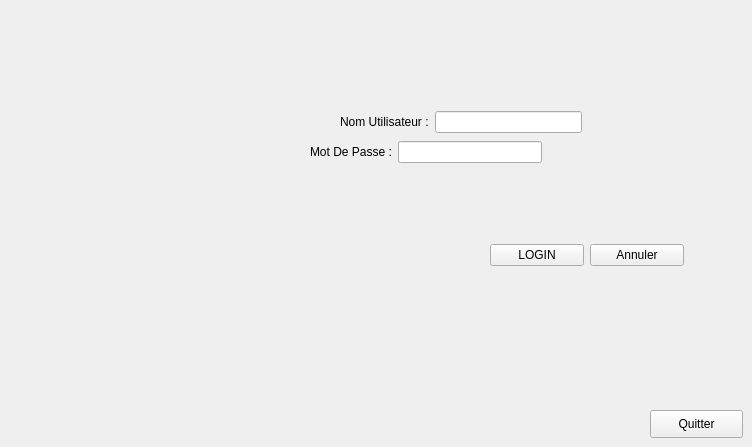
    <widget class="QWidget" name="page">
     <widget class="QWidget" name="layoutWidget">
      <property name="geometry">
       <rect>
        <x>340</x>
        <y>110</y>
        <width>242</width>
        <height>24</height>
       </rect>
      </property>
      <layout class="QHBoxLayout" name="horizontalLayout">
       <item>
        <widget class="QLabel" name="label">
         <property name="text">
          <string>Nom Utilisateur :</string>
         </property>
        </widget>
       </item>
       <item>
        <widget class="QLineEdit" name="nomUC"/>
       </item>
      </layout>
     </widget>
     <widget class="QWidget" name="layoutWidget_2">
      <property name="geometry">
       <rect>
        <x>490</x>
        <y>240</y>
        <width>194</width>
        <height>30</height>
       </rect>
      </property>
      <layout class="QHBoxLayout" name="horizontalLayout_3">
       <item>
        <widget class="QPushButton" name="login">
         <property name="text">
          <string>LOGIN</string>
         </property>
        </widget>
       </item>
       <item>
        <widget class="QPushButton" name="annulerC">
         <property name="text">
          <string>Annuler</string>
         </property>
        </widget>
       </item>
      </layout>
     </widget>
     <widget class="QPushButton" name="quitterP">
      <property name="geometry">
       <rect>
        <x>650</x>
        <y>410</y>
        <width>93</width>
        <height>28</height>
       </rect>
      </property>
      <property name="text">
       <string>Quitter</string>
      </property>
     </widget>
     <widget class="QWidget" name="layoutWidget_3">
      <property name="geometry">
       <rect>
        <x>310</x>
        <y>140</y>
        <width>232</width>
        <height>24</height>
       </rect>
      </property>
      <layout class="QHBoxLayout" name="horizontalLayout_2">
       <item>
        <widget class="QLabel" name="label_3">
         <property name="text">
          <string>Mot De Passe :</string>
         </property>
        </widget>
       </item>
       <item>
        <widget class="QLineEdit" name="mdpC">
         <property name="echoMode">
          <enum>QLineEdit::Password</enum>
         </property>
        </widget>
       </item>
      </layout>
     </widget>
    </widget>
